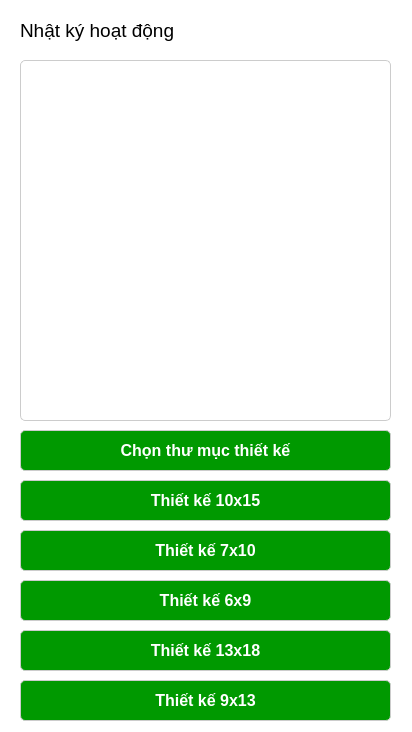
<?xml version="1.0" encoding="UTF-8"?>
<ui version="4.0">
 <class>Form</class>
 <widget class="QWidget" name="Form">
  <property name="geometry">
   <rect>
    <x>0</x>
    <y>0</y>
    <width>412</width>
    <height>732</height>
   </rect>
  </property>
  <property name="minimumSize">
   <size>
    <width>412</width>
    <height>732</height>
   </size>
  </property>
  <property name="maximumSize">
   <size>
    <width>412</width>
    <height>732</height>
   </size>
  </property>
  <property name="windowTitle">
   <string>Form</string>
  </property>
  <property name="styleSheet">
   <string notr="true">background: #fff;</string>
  </property>
  <widget class="QPushButton" name="btn_design">
   <property name="geometry">
    <rect>
     <x>20</x>
     <y>480</y>
     <width>371</width>
     <height>41</height>
    </rect>
   </property>
   <property name="cursor">
    <cursorShape>PointingHandCursor</cursorShape>
   </property>
   <property name="styleSheet">
    <string notr="true">border: 1px solid #ccc;
border-radius: 5px;
background: #009900;
color: #fff;
font-size: 16px;
font-weight: bold;
</string>
   </property>
   <property name="text">
    <string>Thiết kế 10x15</string>
   </property>
  </widget>
  <widget class="QLabel" name="label">
   <property name="geometry">
    <rect>
     <x>20</x>
     <y>10</y>
     <width>261</width>
     <height>41</height>
    </rect>
   </property>
   <property name="font">
    <font>
     <pointsize>14</pointsize>
    </font>
   </property>
   <property name="text">
    <string>Nhật ký hoạt động</string>
   </property>
  </widget>
  <widget class="QTextEdit" name="activity">
   <property name="geometry">
    <rect>
     <x>20</x>
     <y>60</y>
     <width>371</width>
     <height>361</height>
    </rect>
   </property>
   <property name="styleSheet">
    <string notr="true">border: 1px solid #ccc;
border-radius: 5px;
</string>
   </property>
  </widget>
  <widget class="QPushButton" name="btn_url_1010">
   <property name="geometry">
    <rect>
     <x>20</x>
     <y>430</y>
     <width>371</width>
     <height>41</height>
    </rect>
   </property>
   <property name="cursor">
    <cursorShape>PointingHandCursor</cursorShape>
   </property>
   <property name="styleSheet">
    <string notr="true">border: 1px solid #ccc;
border-radius: 5px;
background: #009900;
color: #fff;
font-size: 16px;
font-weight: bold;
</string>
   </property>
   <property name="text">
    <string>Chọn thư mục thiết kế</string>
   </property>
  </widget>
  <widget class="QPushButton" name="btn_design_1">
   <property name="enabled">
    <bool>true</bool>
   </property>
   <property name="geometry">
    <rect>
     <x>20</x>
     <y>530</y>
     <width>371</width>
     <height>41</height>
    </rect>
   </property>
   <property name="cursor">
    <cursorShape>PointingHandCursor</cursorShape>
   </property>
   <property name="styleSheet">
    <string notr="true">border: 1px solid #ccc;
border-radius: 5px;
background: #009900;
color: #fff;
font-size: 16px;
font-weight: bold;
</string>
   </property>
   <property name="text">
    <string>Thiết kế 7x10</string>
   </property>
  </widget>
  <widget class="QPushButton" name="btn_design_2">
   <property name="enabled">
    <bool>true</bool>
   </property>
   <property name="geometry">
    <rect>
     <x>20</x>
     <y>580</y>
     <width>371</width>
     <height>41</height>
    </rect>
   </property>
   <property name="cursor">
    <cursorShape>PointingHandCursor</cursorShape>
   </property>
   <property name="styleSheet">
    <string notr="true">border: 1px solid #ccc;
border-radius: 5px;
background: #009900;
color: #fff;
font-size: 16px;
font-weight: bold;
</string>
   </property>
   <property name="text">
    <string>Thiết kế 6x9</string>
   </property>
  </widget>
  <widget class="QPushButton" name="btn_design_3">
   <property name="enabled">
    <bool>true</bool>
   </property>
   <property name="geometry">
    <rect>
     <x>20</x>
     <y>630</y>
     <width>371</width>
     <height>41</height>
    </rect>
   </property>
   <property name="cursor">
    <cursorShape>PointingHandCursor</cursorShape>
   </property>
   <property name="styleSheet">
    <string notr="true">border: 1px solid #ccc;
border-radius: 5px;
background: #009900;
color: #fff;
font-size: 16px;
font-weight: bold;
</string>
   </property>
   <property name="text">
    <string>Thiết kế 13x18</string>
   </property>
  </widget>
  <widget class="QPushButton" name="btn_design_4">
   <property name="enabled">
    <bool>true</bool>
   </property>
   <property name="geometry">
    <rect>
     <x>20</x>
     <y>680</y>
     <width>371</width>
     <height>41</height>
    </rect>
   </property>
   <property name="cursor">
    <cursorShape>PointingHandCursor</cursorShape>
   </property>
   <property name="styleSheet">
    <string notr="true">border: 1px solid #ccc;
border-radius: 5px;
background: #009900;
color: #fff;
font-size: 16px;
font-weight: bold;
</string>
   </property>
   <property name="text">
    <string>Thiết kế 9x13</string>
   </property>
  </widget>
 </widget>
 <resources/>
 <connections/>
</ui>
